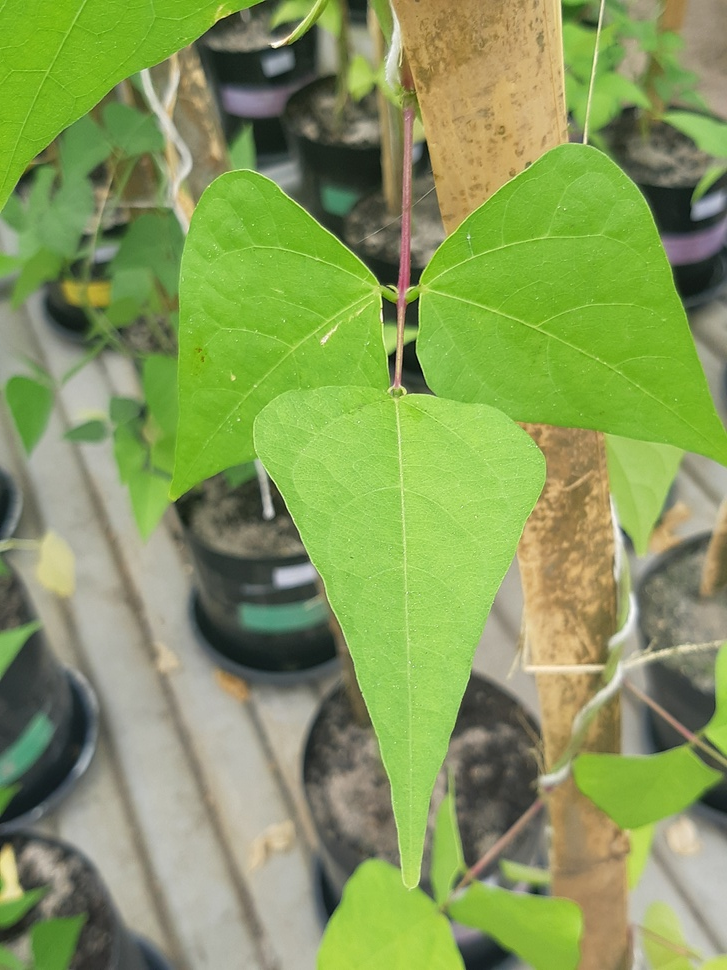
#> input picture imagens/fava_cearense/20191018_085156(0).jpg, 727 x 970 px, shrunk from 3456 x 4608 before the run; its folder holds only this picture in this run
$ python -i 01_mascara_fundo_preto.py   (imports and definitions only)
#> lines starting #> are read from the running program, lines starting #| are printed output that depends on the picture; after the words box and inside, x2 and y2 are one past the last pixel; in counts of white or black regions, pixels touching at a corner belong together
from imutils import paths
import numpy as np
import os, cv2

def getBaseFolders(base_path):
  return [os.path.join(base_path, folder) for folder in os.listdir(base_path) if os.path.isdir( os.path.join(base_path, folder))]

def maskImage(image_path, out_path):
#> called with out_path = 'out.png'
  image = cv2.imread(image_path)
#> image is the input picture: shape (970, 727, 3); mean B, G, R 90.7, 154.3, 134.1
  image_hsv = cv2.cvtColor(image, cv2.COLOR_BGR2HSV)
#> image_hsv: shape (970, 727, 3); mean H, S, V 40, 101.7, 158.4
  low_color = np.array([25, 52, 72])
  high_color = np.array([102, 255, 255])
  color_mask = cv2.inRange(image_hsv, low_color, high_color)
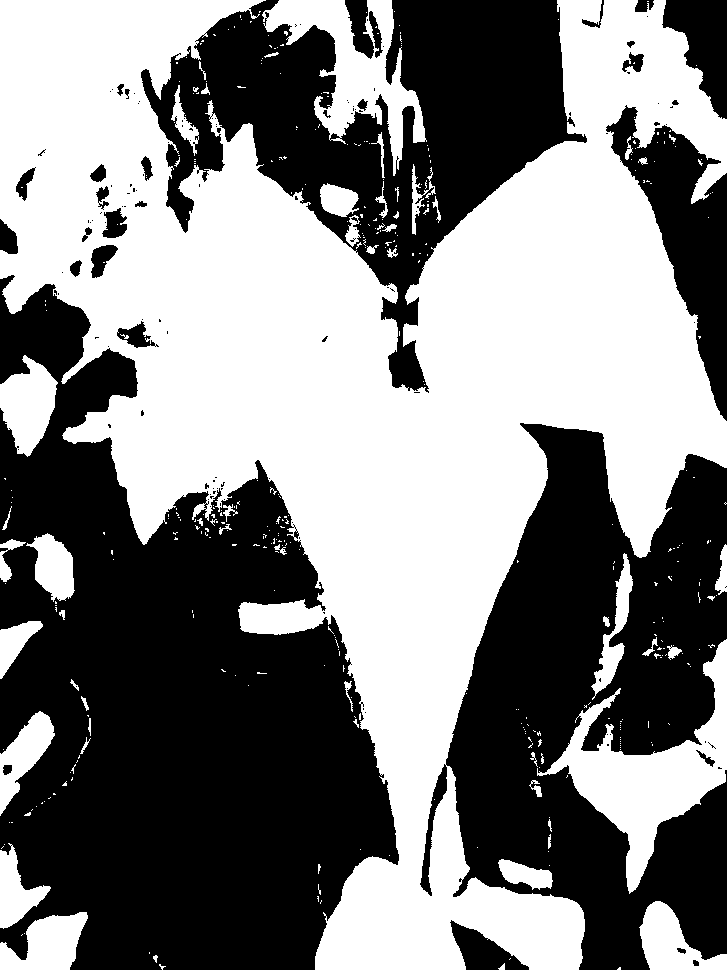
#> color_mask: shape (970, 727); 50.2% white; 135 black regions (103 under 20 px), largest, box (x1, y1, x2, y2) and area: (0, 275, 399, 970) 164531, (420, 423, 727, 970) 93287, (141, 0, 587, 393) 67023
  masked_image = cv2.bitwise_and(image, image, mask=color_mask)
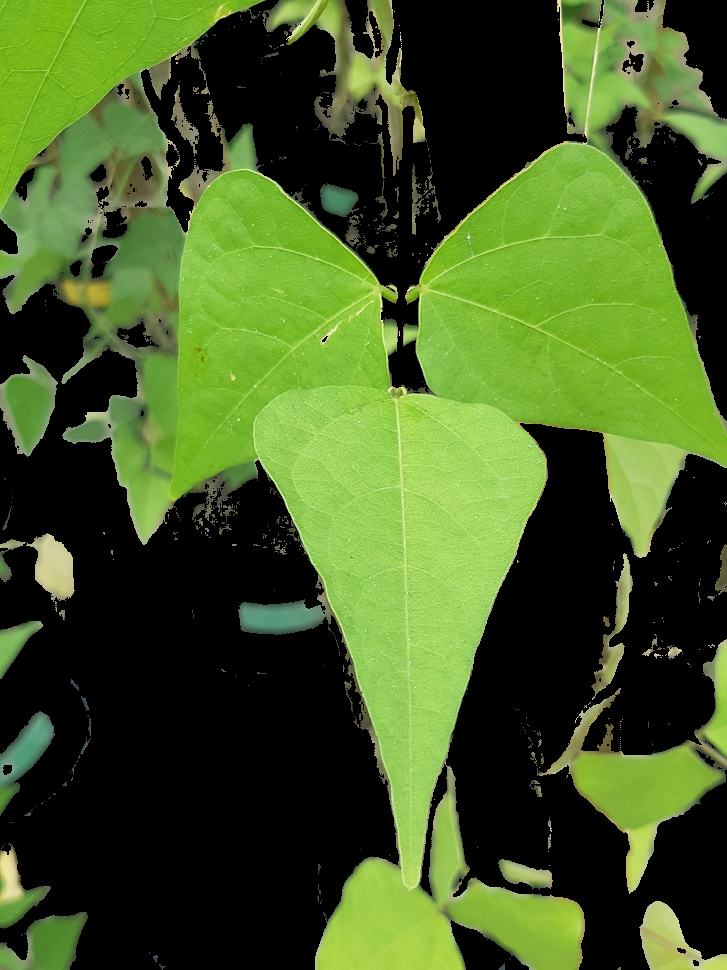
#> masked_image: shape (970, 727, 3); mean B, G, R 35.6, 89.1, 66.2
  cv2.imwrite(out_path, masked_image)


def maskClassesImages(base_path):
  base_folders = getBaseFolders(base_path)

  for path in base_folders:
    print( "trabalhando dentro de ", path )
    print("pegando Imagens...")
    image_paths = list( paths.list_images( path ) )

    print("Criando a lista de nomes de saida...")
    new_path = base_path + "_mascara"
    new_path = os.path.join(new_path, os.path.basename(path))
    os.makedirs(new_path, exist_ok=True)
    out_image_paths = [os.path.join(new_path, os.path.basename(image_path)) for image_path in image_paths]

    print("Conveting Images in '{}'... \n\n".format(new_path))
    for index in range(len(image_paths)):
      maskImage(image_paths[index], out_image_paths[index])
  print("Segmentacao terminada!!!")


# [5 lines not run here, left out]

>>> result = maskImage('../imagens/fava_cearense/20191018_085156(0).jpg', 'out.png')

$ run again, on imagens/fava_cearense/20191018_085349(0).jpg
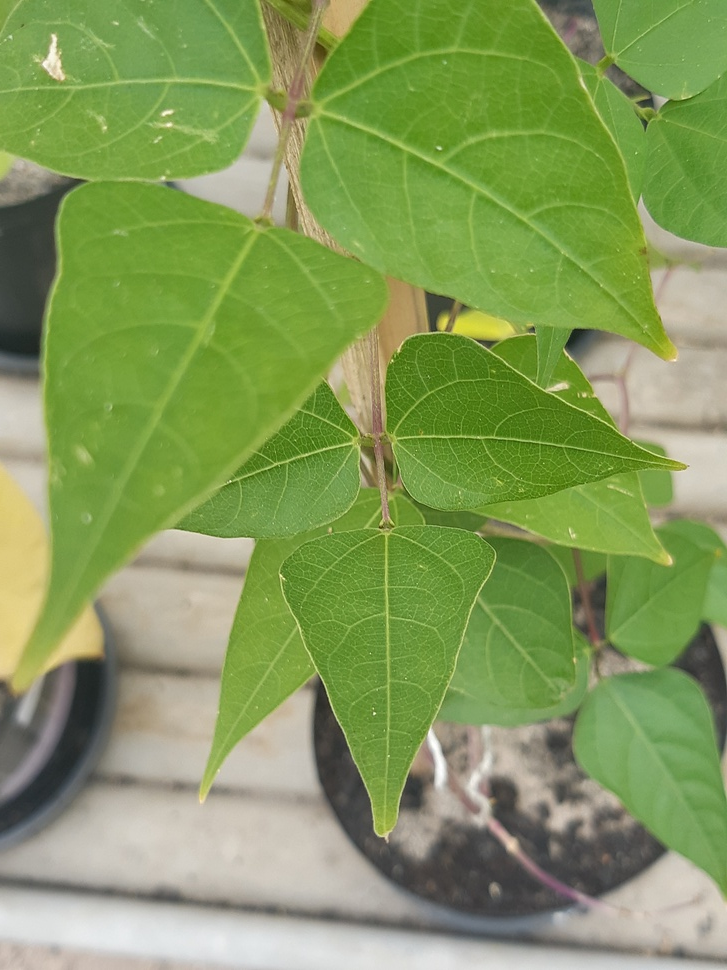
#> input picture imagens/fava_cearense/20191018_085349(0).jpg, 727 x 970 px, shrunk from 3456 x 4608 before the run
#> in maskImage, image is the input picture: shape (970, 727, 3); mean B, G, R 91.3, 154.1, 131.7
#> image_hsv: shape (970, 727, 3); mean H, S, V 39.4, 108.3, 156.6
#> in maskImage, `color_mask = cv2.inRange(image_hsv, low_color, high_color)`:
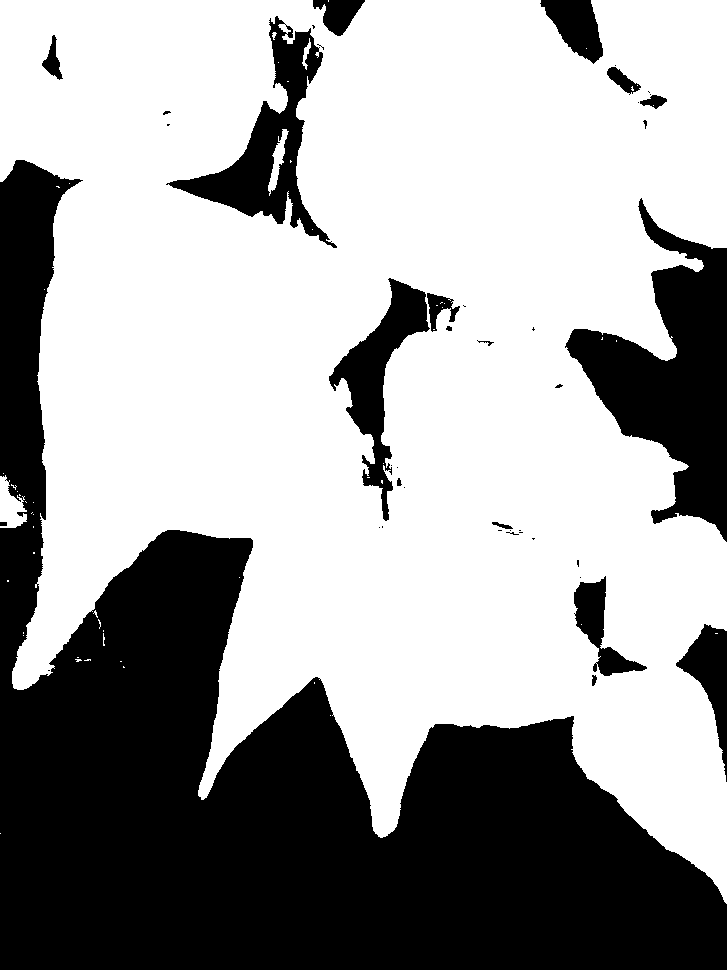
#> color_mask: shape (970, 727); 63.2% white; 44 black regions (26 under 20 px), largest, box (x1, y1, x2, y2) and area: (0, 160, 727, 970) 207611, (565, 198, 727, 542) 24064, (166, 16, 337, 248) 10046
#> in maskImage, `masked_image = cv2.bitwise_and(image, image, mask=color_mask)`:
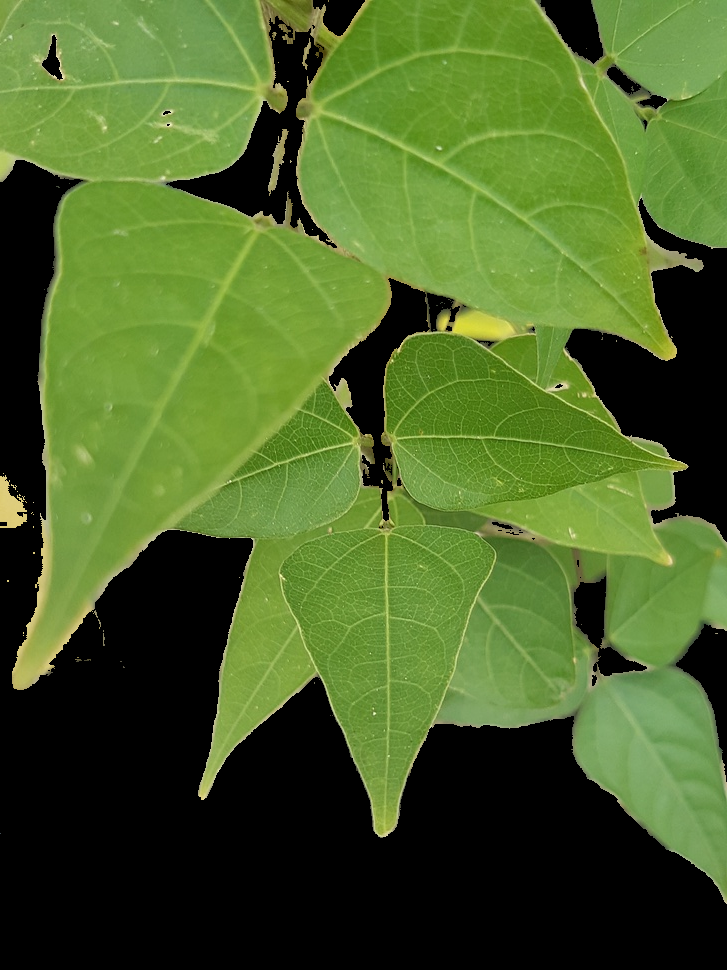
#> masked_image: shape (970, 727, 3); mean B, G, R 39.7, 97.9, 73.5

$ run again, on imagens/fava_cearense/20191018_085611(0).jpg
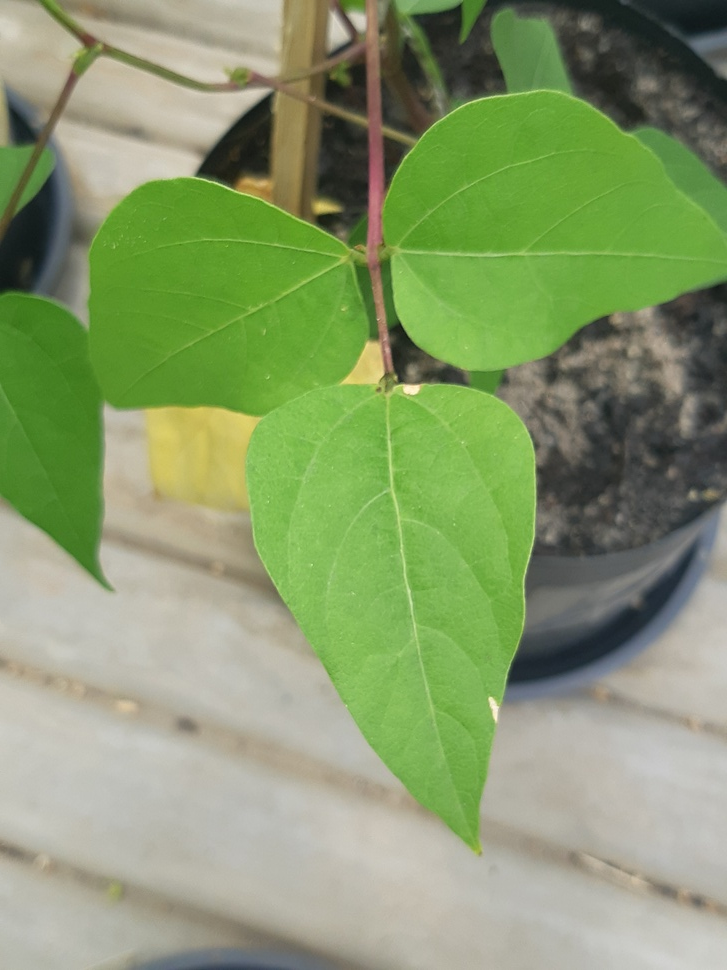
#> input picture imagens/fava_cearense/20191018_085611(0).jpg, 727 x 970 px, shrunk from 3456 x 4608 before the run
#> in maskImage, image is the input picture: shape (970, 727, 3); mean B, G, R 108.3, 153.7, 135.1
#> image_hsv: shape (970, 727, 3); mean H, S, V 39, 79.1, 156.4
#> in maskImage, `color_mask = cv2.inRange(image_hsv, low_color, high_color)`:
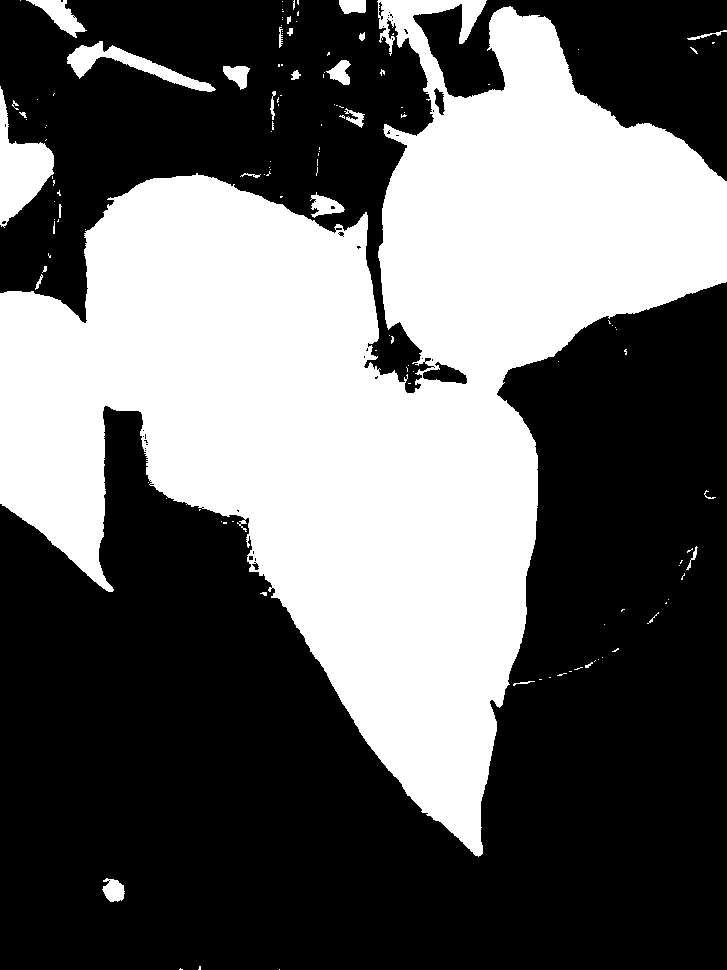
#> color_mask: shape (970, 727); 39.6% white; 131 white regions (102 under 20 px), largest, box (x1, y1, x2, y2) and area: (0, 0, 727, 857) 269534, (0, 86, 54, 228) 3498, (67, 41, 216, 92) 1996
#> in maskImage, `masked_image = cv2.bitwise_and(image, image, mask=color_mask)`:
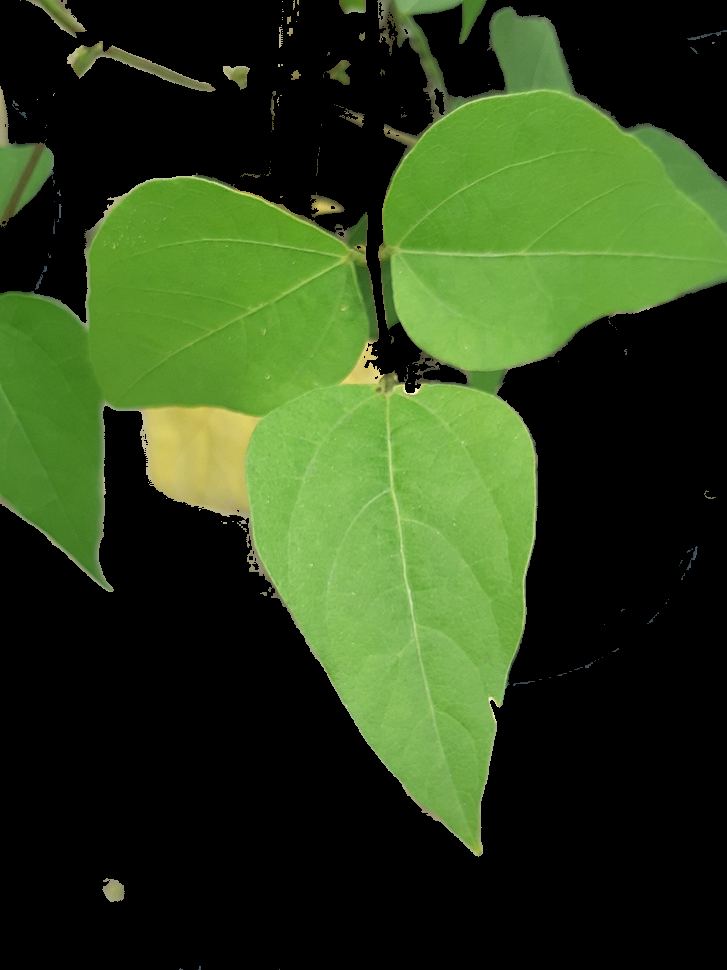
#> masked_image: shape (970, 727, 3); mean B, G, R 26.6, 65.1, 45

$ run again, on imagens/fava_cearense/20191018_085737(0).jpg
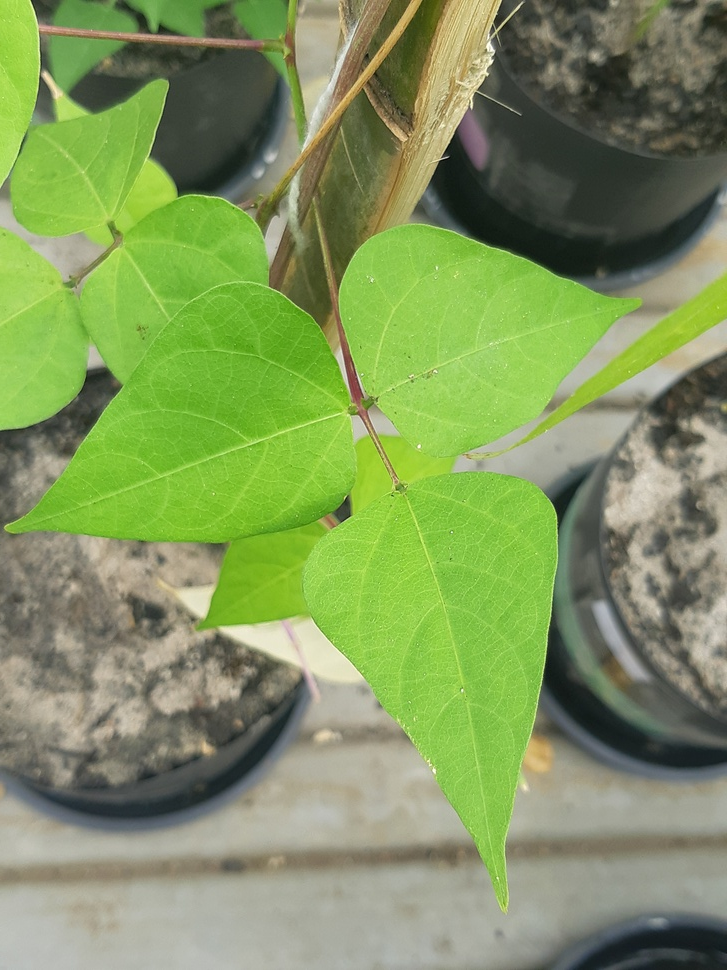
#> input picture imagens/fava_cearense/20191018_085737(0).jpg, 727 x 970 px, shrunk from 3456 x 4608 before the run
#> in maskImage, image is the input picture: shape (970, 727, 3); mean B, G, R 93.6, 149.8, 128.7
#> image_hsv: shape (970, 727, 3); mean H, S, V 41.1, 88.4, 151.7
#> in maskImage, `color_mask = cv2.inRange(image_hsv, low_color, high_color)`:
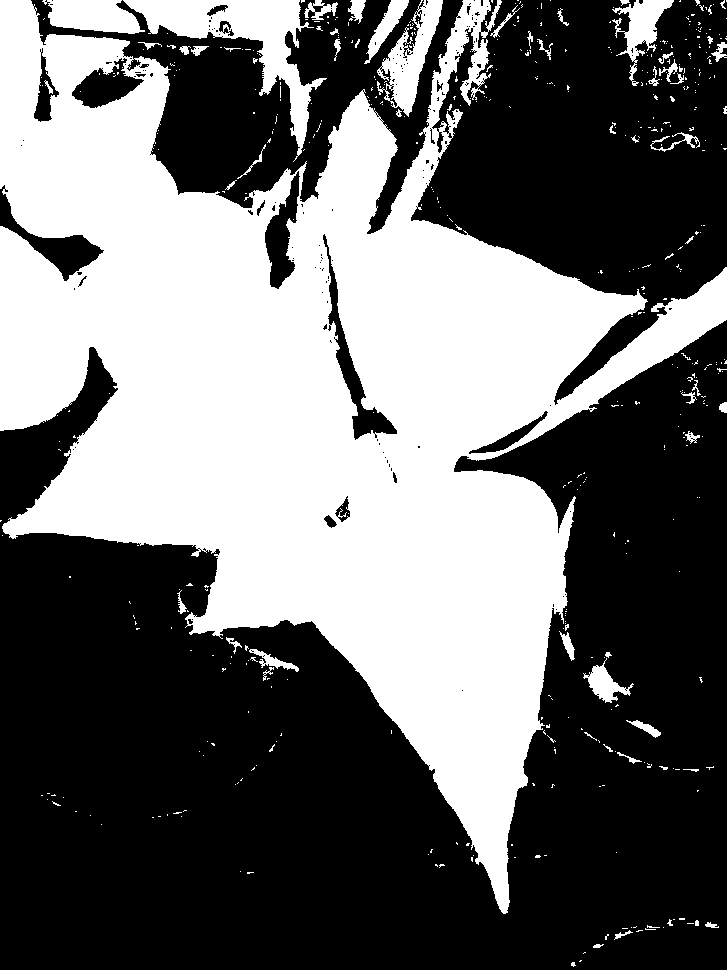
#> color_mask: shape (970, 727); 42% white; 498 white regions (440 under 20 px), largest, box (x1, y1, x2, y2) and area: (0, 0, 727, 914) 273815, (123, 0, 327, 162) 8139, (377, 0, 443, 117) 2994
#> in maskImage, `masked_image = cv2.bitwise_and(image, image, mask=color_mask)`:
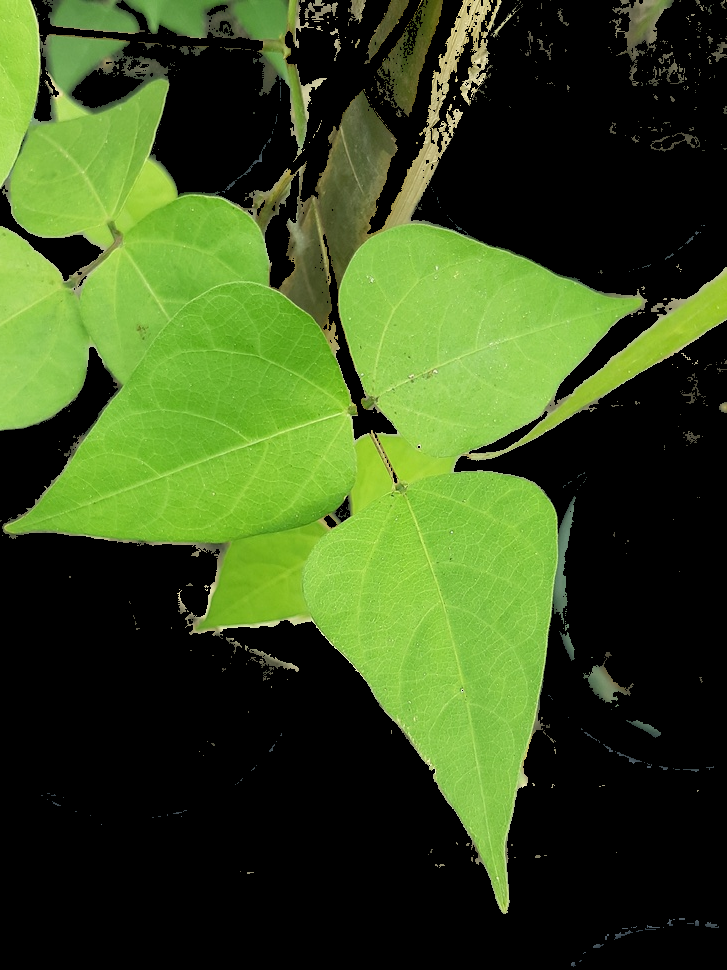
#> masked_image: shape (970, 727, 3); mean B, G, R 29.3, 77.1, 56
